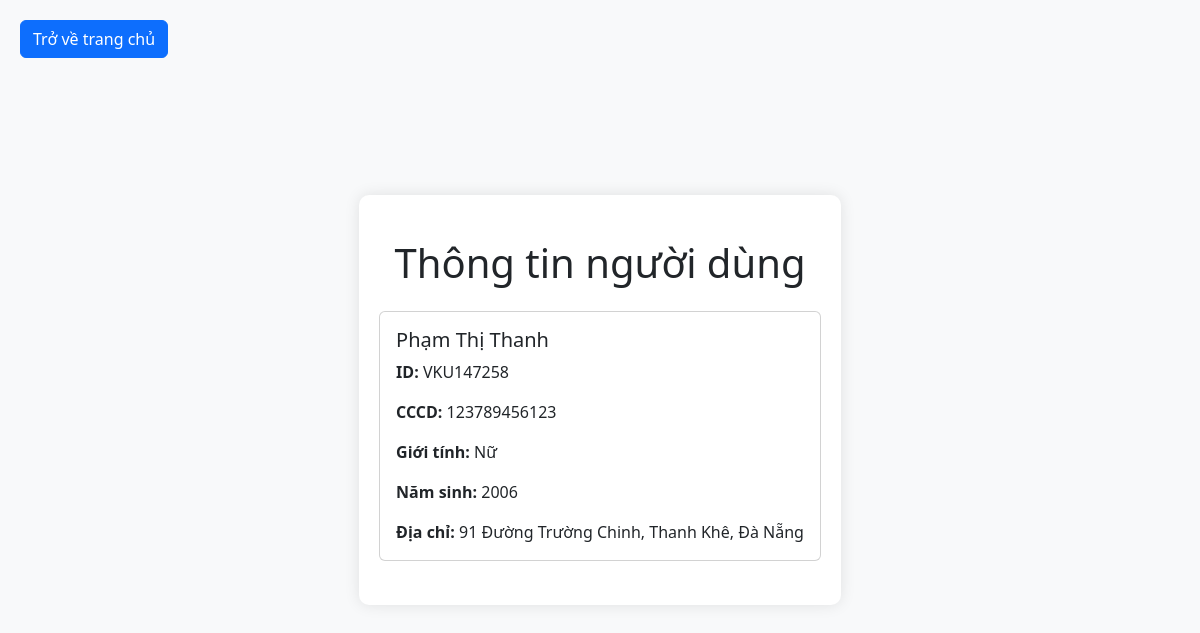
/view.php?id=VKU147258, run on the app's committed database.
### tables this page shows
CREATE TABLE `user` (
  `id` varchar(255) NOT NULL,
  `cccd` varchar(20) NOT NULL,
  `hovaten` varchar(255) NOT NULL,
  `namsinh` year NOT NULL,
  `diachi` text,
  `gioitinh` varchar(5) NOT NULL
);

### view.php (the view, shortened to what this page needs)
<!DOCTYPE html>
<html lang="en">
<head>
    <link href="https://cdn.jsdelivr.net/npm/bootstrap@5.3.3/dist/css/bootstrap.min.css" rel="stylesheet">
    <link rel="stylesheet" href="css/view.css">
</head>
<body>
    <a href="index.php" class="btn btn-primary return-home">Trở về trang chủ</a>
    <?php
    require "connectDB.php";
    $id = isset($_GET['id']) ? $_GET['id'] : 0;
    $sql = "SELECT `id`, `cccd`, `hovaten`, `namsinh`, `diachi`, `gioitinh` FROM `user` WHERE id = :id";
    $stmt = $pdo->prepare($sql);
    $stmt->bindParam(':id', $id);
    $stmt->execute();
    ?>
    <div class="center-block">
        <h1 class="my-4 text-center">Thông tin người dùng</h1>
        <?php
        if ($stmt->rowCount() > 0) {
            while ($row = $stmt->fetch(PDO::FETCH_ASSOC)) {
                echo '<div class="card mb-4">';
                echo '<div class="card-body">';
                echo '<h5 class="card-title">' . htmlspecialchars($row['hovaten']) . '</h5>';
                echo '<p class="card-text"><strong>ID:</strong> ' . htmlspecialchars($row['id']) . '</p>';
                echo '<p class="card-text"><strong>CCCD:</strong> ' . htmlspecialchars($row['cccd']) . '</p>';
                echo '<p class="card-text"><strong>Giới tính:</strong> ' . htmlspecialchars($row['gioitinh']) . '</p>';
                echo '<p class="card-text"><strong>Năm sinh:</strong> ' . htmlspecialchars($row['namsinh']) . '</p>';
                echo '<p class="card-text"><strong>Địa chỉ:</strong> ' . htmlspecialchars($row['diachi']) . '</p>';
                echo '</div>';
                echo '</div>';
            }
        } else {
            echo '<p>Không tìm thấy người dùng với ID này.</p>';
        }
        ?>
    </div>
</body>
</html>

### css/view.css (style rules this page uses)
* { margin: 0; padding: 0; box-sizing: border-box; }
body, html { height: 100%; margin: 0; display: flex; justify-content: center; align-items: center; background-color: #f8f9fa; }
.center-block { width: 100%; max-width: 800px; padding: 20px; background-color: white; border-radius: 10px; box-shadow: 0 0 15px rgba(0, 0, 0, 0.1); }
.return-home { position: absolute; top: 20px; left: 20px; }

### data on the page
user: hovaten "Phạm Thị Thanh", id "VKU147258", cccd "123789456123", gioitinh "Nữ", namsinh "2006", diachi "91 Đường Trường Chinh, Thanh Khê, Đà Nẵng"
